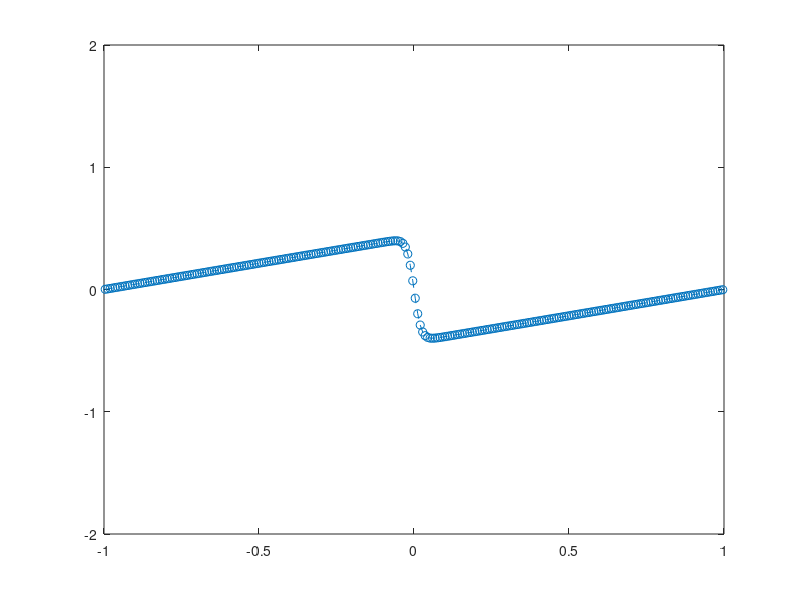

Write the MATLAB code that produced this figure.
clear
K = 250;
FinalTime = 2;
xv = linspace(-1,1,K+1)';
x = .5*(xv(1:end-1)+xv(2:end));
dx = 2/K;

e = ones(K-1,1);
S = diag(e,1)-diag(e,-1);
S(1,:) = 0; S(:,1) = 0;
S(end,:) = 0; S(:,end) = 0;
S(1,end) = -1; S(end,1) = 1;
S(1,2) = 1; S(2,1) = -1;
S(K-1,K) = 1; S(K,K-1) = -1;

SD = abs(S);
Kr = (2*eye(size(S))-abs(S))/dx;


fS = @(uL,uR) (uL.^2 + uL.*uR + uR.^2)/6;
% fD = @(uL,uR) .5*(abs(uL)+abs(uR)).*(uR-uL);
% fD = @(uL,uR) (uR-uL);
fD = @(uL,uR) max(abs(uL),abs(uR)).*(uR-uL);

% fS = @(uL,uR) (uL + uR)/2;
% fD = @(uL,uR) (uR-uL);

SD = abs(S);

%% 

rk4a = [            0.0 ...
        -567301805773.0/1357537059087.0 ...
        -2404267990393.0/2016746695238.0 ...
        -3550918686646.0/2091501179385.0  ...
        -1275806237668.0/842570457699.0];
rk4b = [ 1432997174477.0/9575080441755.0 ...
         5161836677717.0/13612068292357.0 ...
         1720146321549.0/2090206949498.0  ...
         3134564353537.0/4481467310338.0  ...
         2277821191437.0/14882151754819.0];
rk4c = [             0.0  ...
         1432997174477.0/9575080441755.0 ...
         2526269341429.0/6820363962896.0 ...
         2006345519317.0/3224310063776.0 ...
         2802321613138.0/2924317926251.0];
     
u = .0-sin(pi*x);

interval = 1;
dt = .5*dx;
Nsteps = ceil(FinalTime/dt);
dt = FinalTime/Nsteps;
res = zeros(size(u));

Usnap = zeros(K,ceil(Nsteps/interval));
sk = 1;
for i = 1:Nsteps
    for INTRK = 1:5                      
        
        [ux uy] = meshgrid(u);
%         rhs = -(sum(S.*fS(ux,uy),2) + sum(abs(SD).*fD(ux,uy),2))/dx;
        
        tau = 5e-3;
        rhs = sum(S.*fS(ux,uy),2);
        rhs = -(rhs+tau*Kr*u)/dx;

        res = rk4a(INTRK)*res + dt*rhs;
        u   = u  + rk4b(INTRK)*res;                
    end        
    if mod(i,interval)==0
        Usnap(:,sk) = u;
        sk = sk + 1;
    end
    
    if mod(i,1) == 0
        plot(x,u,'o--')
%         plot(x,sum(abs(SD).*fD(ux,uy),2),'o--')
        axis([-1,1,-2,2])       
        drawnow
    end
end
